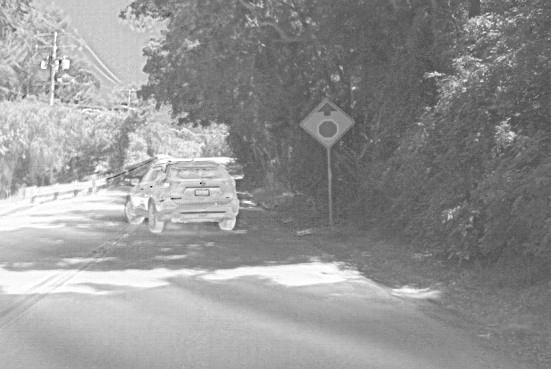
%> input picture IFCNN/Results/13.bmp, 551 x 369 px, given in place of 1.jpg, which was not available
$ octave main.m   (GNU Octave 9; MATLAB toolbox functions it lacks are replaced by stand-ins)
%> lines starting %> are read from the running program, lines starting %| are printed output that depends on the picture; pictures that were not available may be replaced by others from this repository, and a replacement may not be noted
### mdlatlrr/getImgBlock.m
% get image block - 4
function [img1, img2, img3, img4] = getImgBlock(img)

[h, w] = size(img);
h_cen = floor(h/2);
w_cen = floor(w/2);

img1 = img(1:h_cen+2, 1:w_cen+2);
img2 = img(1:h_cen+2, w_cen-1:w);
img3 = img(h_cen-1:h, 1:w_cen+2);
img4 = img(h_cen-1:h, w_cen-1:w);

% figure;imshow(img1);
% figure;imshow(img2);
% figure;imshow(img3);
% figure;imshow(img4);
%
% F1 = cat(2,img1, img2);
% figure;imshow(F1);
% F2 = cat(2,img3, img4);
% figure;imshow(F2);
% F = cat(1,F1, F2);
% figure;imshow(F);

end

### mdlatlrr/vector_fusion_method.m
function F = vector_fusion_method(img1_or, img2_or, L, unit, isZCA, de_level, norm, is_overlap, stride)
% fusion method - lrr parts and salient parts

[t1,t2] = size(img1_or);
% calculate image patch number, h_num and w_num
h = t1;
w = t2;
s = stride;
if is_overlap == 1
    % resize input image
    h_dis = ceil((t1-unit)/s)*(s) - (t1-unit);
    w_dis = ceil((t2-unit)/s)*(s) - (t2-unit);
    h = h_dis + t1;
    w = w_dis + t2;
    h_num = ceil((h-unit)/s)+1;
    w_num = ceil((w-unit)/s)+1;
end
img1 = zeros(h, w);
img2 = zeros(h, w);
img1(1:t1, 1:t2) = img1_or(:,:);
img2(1:t1, 1:t2) = img2_or(:,:);
if h_dis ~= 0
    img1(t1:t1+h_dis, 1:t2) = img1_or(t1-h_dis:end, 1:end);
    img2(t1:t1+h_dis, 1:t2) = img2_or(t1-h_dis:end, 1:end);
end
if w_dis ~= 0
    img1(:, t2:t2+w_dis) = img1(:, t2-w_dis:t2);
    img2(:, t2:t2+w_dis) = img2(:, t2-w_dis:t2);
end

%%%%%%%%%%%%%%%%%%%%%%%%%%%%%%%%%%%%%%%%%%%%%%%%%%%%%%%%%%%%%%%%%%%%%%%
% is_overlap = 0;
[I_b1,I_d1_deep, show_matrix1, count1, I_vector1] = vector_deep_latent(img1, de_level, L, unit, is_overlap, stride, w_num);
[I_b2,I_d2_deep, show_matrix2, count2, I_vector2] = vector_deep_latent(img2, de_level, L, unit, is_overlap, stride, w_num);
count_all = count1;
% fuion for base parts
I_bf = fuison_base_parts(I_b1, I_b2);

%%%%%%%%%%%%%%%%%%%%%%%%%%%%%%%%%%%%%%%%%%%%%%%%%%%%%%%%%%%%%%%%%%%%%%%%%%%%
% fuion for salient parts
if is_overlap==1
    I_d_temp = zeros(h, w);
    for i=1:de_level
        temp1 = I_d1_deep(:,:,i);
        temp2 = I_d2_deep(:,:,i);
        [temp_vector] = vector_fuison_detail_parts(temp1, temp2, norm, isZCA);
        c1 = 0;
        for ii=1:s:h-unit+1
            c2 = 0;
            c1 = c1+1;
            for jj=1:s:w-unit+1
                c2 = c2+1;
                temp = temp_vector(:, (c1-1)*(w_num)+c2);
                I_d_temp(ii:(ii+unit-1), jj:(jj+unit-1)) = I_d_temp(ii:(ii+unit-1), jj:(jj+unit-1)) + reshape(temp, [unit unit]);
            end
        end
        % average operation for overlapping position
        I_df_temp(:,:,i) = I_d_temp./count_all;
    end
    I_df = sum(I_df_temp,3);
else
    if de_level>1
        temp1 = sum(I_d1_deep,3);
        temp2 = sum(I_d2_deep,3);
    else
        temp1 = I_d1_deep;
        temp2 = I_d2_deep;
    end

    I_df_vector = vector_fuison_detail_parts(temp1, temp2, norm, isZCA);

    [t1,t2] = size(img1);
    I_df = col2im(I_df_vector,[unit, unit],[t1,t2],'distinct');
    I_df(I_df<0) = 0;
end
% figure;imshow(I_df);

% fused image
F = I_bf + I_df;
F = F(1:t1, 1:t2);
% figure;imshow(F);

end

### mdlatlrr/vector_deep_latent.m
function [I_b_deep,I_d_deep, show_matrix, count_all, I_vector] = vector_deep_latent(img, de_level, L, unit, is_overlap, stride, w_num)

[t1,t2] = size(img);
show_matrix = [];
% I_d = zeros(t1,t2,de_level);
I_b_deep = zeros(t1,t2);
for i=1:de_level
    if i==1
        [temp_b, temp_d, temp_d_v, count_m, I_vector] = vector_decomposition(img, L, unit, is_overlap, stride, w_num);
    else
        [temp_b, temp_d, temp_d_v, count_m, I_vector] = vector_decomposition(temp_b, L, unit, is_overlap, stride, w_num);
    end
    I_d_deep(:,:,i) = temp_d_v(:,:);
    show_matrix = cat(2,show_matrix, temp_d);

end
% show_matrix = cat(2,show_matrix, temp_b);
% figure;imshow(show_matrix);
% imwrite(temp_b,['./fused_vector/features/base_level_',num2str(i),'.png'],'png');

I_b_deep(:,:) = temp_b(:,:);
count_all = count_m;
% I_d_deep = I_d;

end

### mdlatlrr/vector_decomposition.m
function [I_b, I_d, I_d_v, count_matric, I_vector] = vector_decomposition(img, L, unit, is_overlap, stride, w_num)
% lrr parts and salient parts
% stride = 4;
% image, using reflecting to resize input image
[t1,t2] = size(img);
h = t1;
w = t2;
s = stride;

% figure;imshow(img_or);
% figure;imshow(img);

% salient parts by latlrr
I_d = zeros(h, w);
% the matrices for overlapping
count_matric = zeros(h, w);
ones_matric = ones(unit,unit);

if is_overlap == 1
    c1 = 0;
    for i=1:s:h-unit+1
        c2 = 0;
        c1 = c1+1;
        for j=1:s:w-unit+1
            c2 = c2+1;
            temp = img(i:(i+unit-1), j:(j+unit-1));
            temp_vector(:,(c1-1)*(w_num)+c2) = temp(:);
            % record the overlapping number
            count_matric(i:(i+unit-1), j:(j+unit-1)) =...
                    count_matric(i:(i+unit-1), j:(j+unit-1)) + ones_matric(:, :);
        end
    end
    img_vector = temp_vector;
    % calculate features
    I_d_v = L*temp_vector;
    c1 = 0;
    for ii=1:s:h-unit+1
        c2 = 0;
        c1 = c1+1;
        for jj=1:s:w-unit+1
            c2 = c2+1;
            temp = I_d_v(:, (c1-1)*(w_num)+c2);
            I_d(ii:(ii+unit-1), jj:(jj+unit-1)) = I_d(ii:(ii+unit-1), jj:(jj+unit-1)) + reshape(temp, [unit unit]);
        end
    end
    % average operation for overlapping position
    I_d = I_d./count_matric;
%     I_d = I_d(1:t1, 1:t2);
else
    % stride = unit
    I_col = im2col(img, [unit, unit], 'distinct');
    salient = L*I_col;
    I_d_v = salient;

    I_d = col2im(salient,[unit, unit],[t1,t2],'distinct');
    I_d(I_d<0) = 0;
end
% base parts
I_b = img - I_d;
I_vector = img_vector;
end

### mdlatlrr/main.m
clear
clc
% p = parpool('local',5) ;
disp('----------vector_main------------');
% load matrices
load('./models/L_8_detail_mix_2000_s1000.mat');
load('./models/L_16_detail_mix_2000_s1000.mat');

% 0 - without zca, 1 - use zca
isZCA = 0;
is_overlap = 1;

% parameters setting
stride_cell = {1,2,4,6,8,10,12,14}; % for 16*16. In our paper is 1.
[n_s, m_s] = size(stride_cell);
norm_cell = {'l1', 'nu'}; % l1 - l1 norm; nu - nuclear norm. In our paper is nuclear norm.
[n_norm, m_norm] = size(norm_cell);
L_cell = {'8', '16'}; % projecting matrix. In our paper is 16.
[n_L, m_L] = size(L_cell);
level_cell = {1,2,3,4,5,6,7,8}; % decomposition level. In our paper is 1 to 4.
[n_le, m_le] = size(level_cell);

for s=1:1
stride = stride_cell{s};
% l1, nu
for kk=2:m_norm
    norm = norm_cell{kk};
    %%%%% 8, 16 %%%%%%%%%%%%%%%
    for k=2:m_L
        eval(['L = L_', L_cell{k}, ';'])
        unit = str2double(L_cell{k});
        % decomposition level 1 - 8
        for jj=3:4
            de_level = level_cell{jj};
            str_t = ['L_',L_cell{k},'; level: ',num2str(de_level),'; norm: ',norm, '; stride: ', num2str(stride)];
            disp(str_t);
            t = 0;
            for j=1:10
                index = j;
                path1 = ['../road/ir/',num2str(index),'.jpg'];
                path2 = ['../road/vi/',num2str(index),'.jpg'];
                if is_overlap == 1
                    path_temp = './result/';
                    if exist(path_temp,'dir')==0
                        mkdir(path_temp);
                    end
                    fuse_path = [path_temp, num2str(index),'.bmp'];
                end
                if exist(fuse_path,'file')~=0
                    continue;
                end
                % Fusion
                img1 = imread(path1);
%> img1 is the input picture: size 369x551 uint8; min 23, max 255, mean 148.4
                img1 = im2double(img1);
%> img1: size 369x551 double
                img2 = imread(path2);
                img2 = im2double(img2);
                [h,w] = size(img1);
%> h = 369; w = 551
                F = zeros(h,w);
                is_block = 0;
                tic
                if h>512 || w>512
                    % get image block
                    is_block = 1;
                    [img1_1, img1_2, img1_3, img1_4] = getImgBlock(img1);
%> in getImgBlock, `img1 = img(1:h_cen+2, 1:w_cen+2);`:
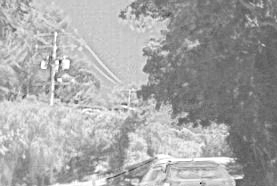
%> img1: size 186x277 double; min 0.0902, max 1, mean 0.654
%> in getImgBlock, `img2 = img(1:h_cen+2, w_cen-1:w);`:
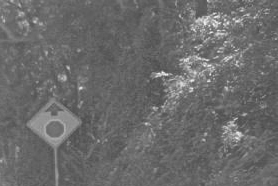
%> img2: size 186x278 double; min 0.282, max 0.961, mean 0.419
%> in getImgBlock, `img3 = img(h_cen-1:h, 1:w_cen+2);`:
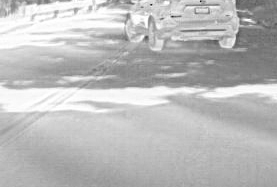
%> img3: size 187x277 double; min 0.0902, max 1, mean 0.735
%> in getImgBlock, `img4 = img(h_cen-1:h, w_cen-1:w);`:
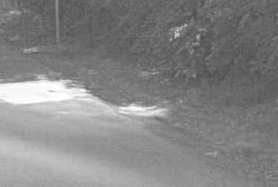
%> img4: size 187x278 double; min 0.302, max 1, mean 0.518
                    [img2_1, img2_2, img2_3, img2_4] = getImgBlock(img2);
                end
                if is_block == 1
                    F_1 = vector_fusion_method(img1_1, img2_1, L, unit, isZCA, de_level, norm, is_overlap, stride);
%> (the run ends here)
